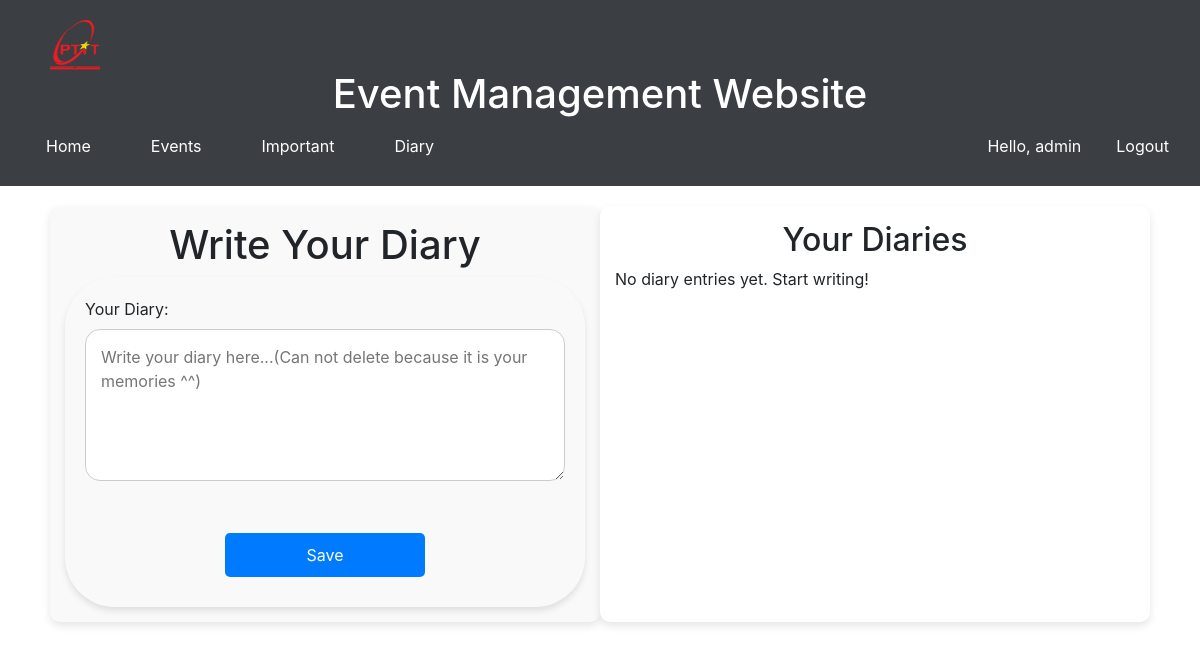
Page /diary/ (signed in) on the earlier database version.
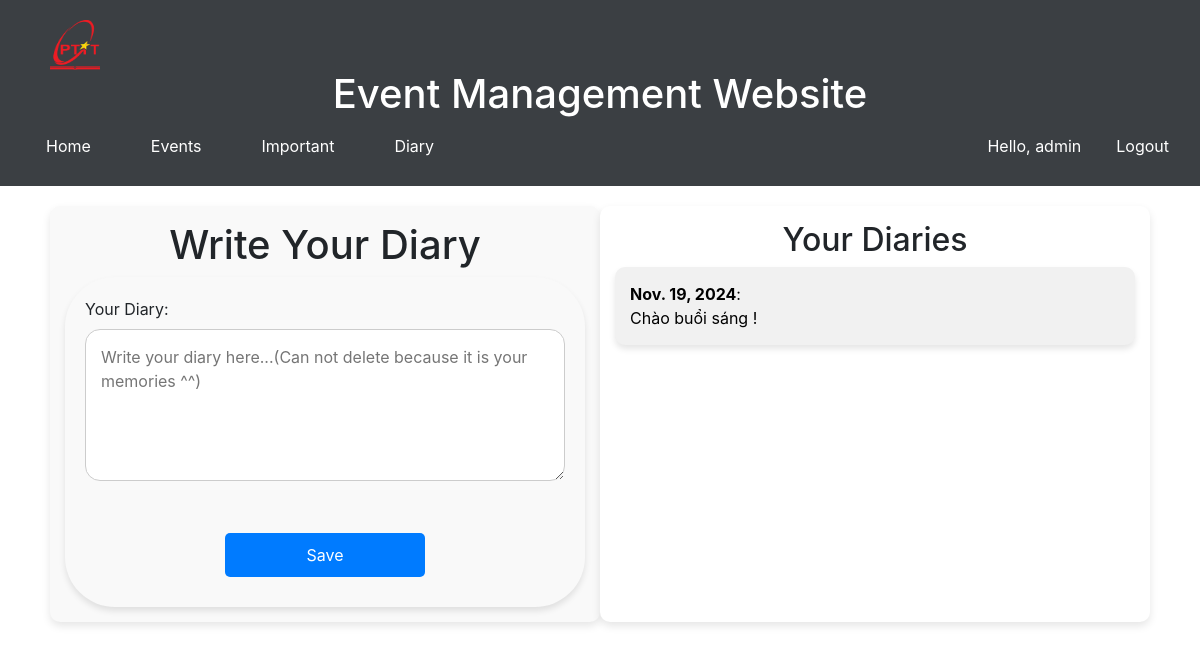
Same page on the later database version.
### app/models.py (models this page shows, shortened)
class Diary(models.Model):
    date = models.DateField()
    user = models.ForeignKey(User, on_delete=models.CASCADE, null=True)
    diary = models.TextField()

### app/views.py (the view)
# urls.py: path('diary/', views.diary, name='diary'),
def diary(request):
    user_diaries = Diary.objects.filter(user=request.user).order_by('-date')
    if request.method == 'POST':
        form = DiaryForm(request.POST)
        if form.is_valid():
            diary_entry = form.save(commit=False)
            diary_entry.user = request.user
            diary_entry.date = now().date()  # Ghi lại ngày hôm nay
            diary_entry.save()
            return redirect('diary')  # Trở lại trang nhật ký
    else:
        form = DiaryForm()
    return render(request, 'app/diary.html', {'form': form, 'user_diaries': user_diaries})

### app/forms.py
class DiaryForm(forms.ModelForm):
    class Meta:
        model = Diary
        fields = ['diary']  # Chỉ hiển thị ô để viết nhật ký
        widgets = {
            'diary': forms.Textarea(attrs={'rows': 5, 'placeholder': 'Write your diary here...(Can not delete because it is your memories ^^)'}),
        }
        labels = {
            'diary': 'Your Diary',
        }

### app/templates/app/diary.html (shortened to what this page needs)
{% extends 'app/base.html' %}
{% load static %}
{% block diary %}
<link rel="stylesheet" href="{% static 'css/diary.css' %}">
<div class="container">
    <div class="left-section">
        <h1>Write Your Diary</h1>
        <form method="post">
            {{ form.as_p }}
            <button type="submit">Save</button>
        </form>
    </div>
    <div class="right-section">
        <h2>Your Diaries</h2>
        {% if user_diaries %}
            <div class="diary-list">
                {% for diary in user_diaries %}
                    <div class="diary-item" >
                        <a href="{% url 'edit_diary' diary.id %}" style="color: black; text-decoration: none;">
                            <strong>{{ diary.date }}</strong>: <br>
                            {{ diary.diary }}
                        </a>
                    </div>
                {% endfor %}
            </div>
        {% else %}
            <p>No diary entries yet. Start writing!</p>
        {% endif %}
    </div>
</div>
{% endblock diary %}

Differences in the rows shown:
added Diary: date "Nov. 19, 2024", diary "Chào buổi sáng !"
Other differences:
text no longer shown: "No diary entries yet. Start writing!"
